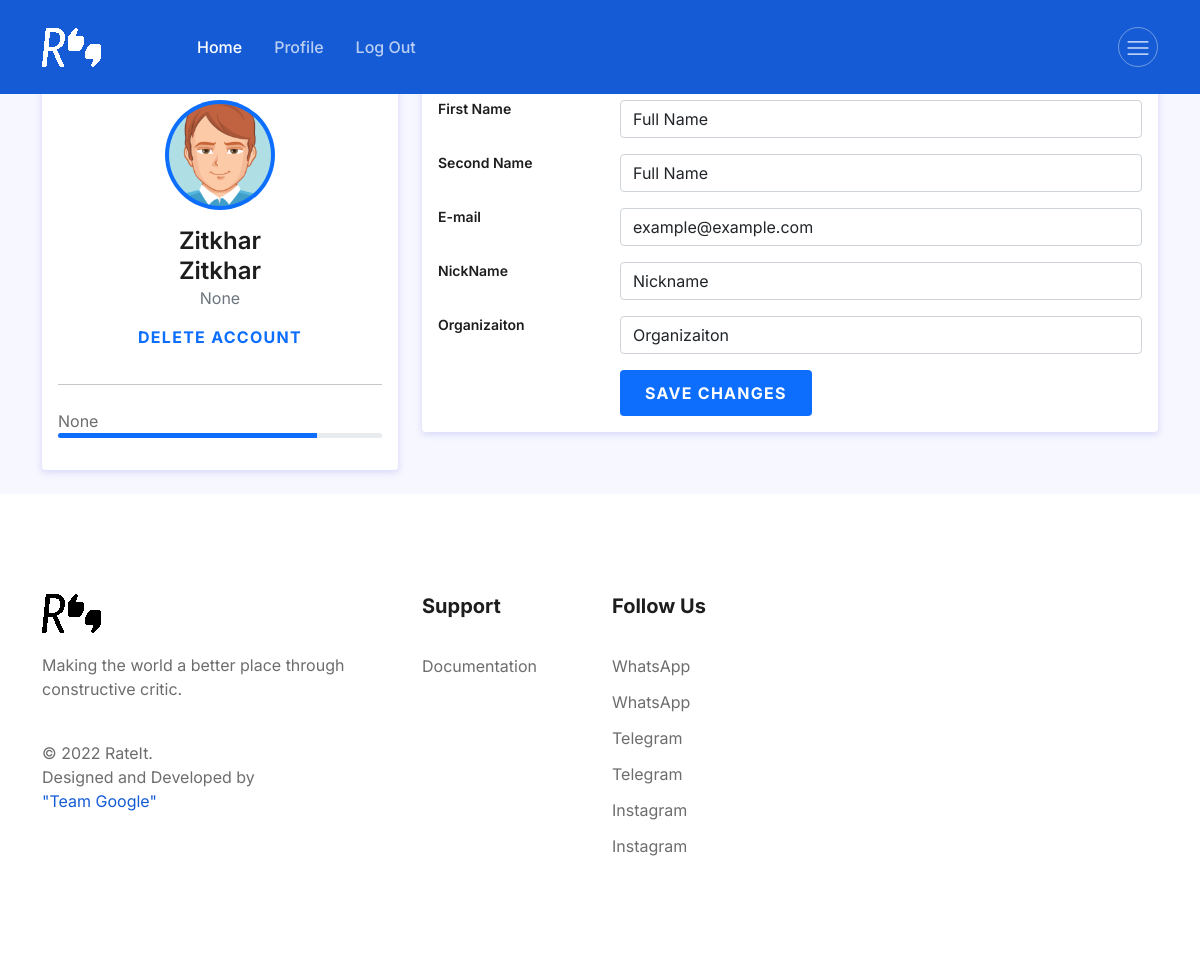
The app's page /edit-profile/Zitkhar/ (signed in) with its own data.
### account/models.py (models this page shows, shortened)
class User(AbstractUser):
    email = models.EmailField('email address', unique=True)
    USERNAME_FIELD = 'email'
    REQUIRED_FIELDS = ["username"]
    first_name = models.CharField(max_length=100, blank=True)
    second_name = models.CharField(max_length=100, blank=True)

class Profile(models.Model):
    profile_category = (
        ('Professor', 'Professor'),
        ('Student', 'Student'),
    )
    user = models.OneToOneField(User, on_delete=models.CASCADE)
    profile_category = models.CharField(max_length=100, choices=profile_category, null=True, default='Student')
    nickname = models.CharField(max_length=100, blank=True)
    organization = models.CharField(max_length=100, blank=True)
    rating = models.IntegerField(blank=True, null=True)
    first_name = models.CharField(max_length=100, blank=True)
    second_name = models.CharField(max_length=100, blank=True)

### account/views.py (the view, shortened to what this page needs)
# urls.py: path('edit-profile/<username>/', views.edit_profile, name='edit_profile'),  # http://127.0.0.1:8000/edit-profile/test777/  where test777 need write username
@login_required
def edit_profile(request, username):
    user = get_object_or_404(User, username=username)
    profile = get_object_or_404(Profile, user=user)
    return render(request, 'edit_profile.html', {'profile': profile, 'user': user})

### account/templates/edit_profile.html (shortened to what this page needs)
{% extends 'base.html' %}
{% load static %}
{% block content %}
    <div class="container">
        <div class="main-body">
            <div class="row">
                <div class="col-lg-4">
                    <div class="card">
                        <div class="card-body">
                            <div class="d-flex flex-column align-items-center text-center">
                                <img src="{% static '/assets/images/pfp/student.png' %}" alt="Student"
                                     class="rounded-circle p-1 bg-primary" width="110">
                                <div class="mt-3">
                                    <h4>{{ user.first_name }}</h4>
                                    <h4>{{ user.second_name }}</h4>
                                    <p class="text-secondary mb-1">{{ profile.profile_category }}</p>
                                    <button class="btn btn-outline-primary">Delete Account</button>
                                </div>
                            </div>
                            <hr class="my-4">
                            <ul class="list-group list-group-flush">
                                <p>{{ profile.rating }}</p>
                                <div class="progress mb-3" style="height: 5px">
                                    <div class="progress-bar bg-primary" role="progressbar" style="width: 80%"
                                         aria-valuenow="80" aria-valuemin="0" aria-valuemax="100"></div>
                                </div>
                            </ul>
                        </div>
                    </div>
                </div>
                <div class="col-lg-8">
                    <div class="card">
                        <form method="post">
                            <div class="card-body">
                                <div class="row mb-3">
                                    <div class="col-sm-3">
                                        <h6 class="mb-0">First Name</h6>
                                    </div>
                                    <div class="col-sm-9 text-secondary">
                                        <input type="text" class="form-control" value="Full Name" name="firstname">
                                    </div>
                                </div>
                                <div class="row mb-3">
                                    <div class="col-sm-3">
                                        <h6 class="mb-0">Second Name</h6>
                                    </div>
                                    <div class="col-sm-9 text-secondary">
                                        <input type="text" class="form-control" value="Full Name" name="secondname">
                                    </div>
                                </div>
                                <div class="row mb-3">
                                    <div class="col-sm-3">
                                        <h6 class="mb-0">E-mail</h6>
                                    </div>
                                    <div class="col-sm-9 text-secondary">
                                        <input type="text" class="form-control" value="example@example.com"
                                               name="email">
                                    </div>
                                </div>
                                <div class="row mb-3">
                                    <div class="col-sm-3">
                                        <h6 class="mb-0">NickName</h6>
                                    </div>
                                    <div class="col-sm-9 text-secondary">
                                        <input type="text" class="form-control" value="Nickname" name="nickname">
                                    </div>
                                </div>
                                <div class="row mb-3">
                                    <div class="col-sm-3">
                                        <h6 class="mb-0">Organizaiton</h6>
                                    </div>
                                    <div class="col-sm-9 text-secondary">
                                        <input type="text" class="form-control" value="Organizaiton"
                                               name="organization">
                                    </div>
                                </div>
                                <div class="row">
                                    <div class="col-sm-3"></div>
                                    <div class="col-sm-9 text-secondary">
                                        <input type="submit" class="btn btn-primary px-4" value="Save Changes"
                                               name="changeset">
                                    </div>
                                </div>
                            </div>
                        </form>
                    </div>
                </div>
            </div>
        </div>
    </div>
{% endblock %}

### account/static/landing.css (style rules this page uses)
:root { --font-family: "Inter", sans-serif; --primary: #155bd5; --primary-dark: #1c3ab6; --primary-light: #e2f1ff; --accent: #00d4d7; --accent-dark: #00bac1; --accent-light: #dff9f8; --success: #13d527; --success-dark: #00ae11; --success-light: #eafbe7; --secondary: #8f15d5; --secondary-dark: #6013c7; --secondary-light: #f4e5fa; --info: #15b2d5; --info-dark: #0f8ca8; --info-light: #e0f5fa; --caution: #dbbb25; --caution-dark: #d58f15; --caution-light: #fbf9e4; --error: #e6185e; --error-dark: #bf1257; --error-light: #fce4eb; --black: #1d1d1d; --dark-1: #2d2d2d; --dark-2: #4d4d4d; --dark-3: #6d6d6d; --gray-1: #8d8d8d; --gray-2: #adadad; --gray-3: #cdcdcd; --gray-4: #e0e0e0; --light-1: #efefef; --light-2: #f5f5f5; --light-3: #fafafa; --white: #ffffff; --gradient-1: linear-gradient(180deg, #155bd5 0%, #1c3ab6 100%); --gradient-2: linear-gradient(180deg, #155bd5 13.02%, #00d4d7 85.42%); --gradient-3: linear-gradient(180deg, #155bd5 0%, #8f15d5 100%); --gradient-4: linear-gradient(180deg, #155bd5 0%, #13d527 100%); --gradient-5: linear-gradient(180deg, #155bd5 0%, #15bbd5 100%); --gradient-6: linear-gradient(180deg, #155bd5 0%, #dbbb25 100%); --gradient-7: linear-gradient(180deg, #155bd5 0%, #e6185e 100%); --gradient-8: linear-gradient(180deg, #1c3ab6 0%, #00bac1 100%); --gradient-9: linear-gradient(180deg, #00d4d7 13.02%, #155bd5 85.42%); --shadow-1: 0px 0px 1px rgba(40, 41, 61, 0.08), 0px 0.5px 2px rgba(96, 97, 112, 0.16); --shadow-2: 0px 0px 1px rgba(40, 41, 61, 0.04), 0px 2px 4px rgba(96, 97, 112, 0.16); --shadow-3: 0px 0px 2px rgba(40, 41, 61, 0.04), 0px 4px 8px rgba(96, 97, 112, 0.16); --shadow-4: 0px 2px 4px rgba(40, 41, 61, 0.04), 0px 8px 16px rgba(96, 97, 112, 0.16); --shadow-5: 0px 2px 8px rgba(40, 41, 61, 0.04), 0px 16px 24px rgba(96, 97, 112, 0.16); --shadow-6: 0px 2px 8px rgba(40, 41, 61, 0.08), 0px 20px 32px rgba(96, 97, 112, 0.24); }
body { font-family: var(--font-family); color: var(--black); font-size: 16px; }
img { max-width: 100%; }
a, button, a:hover, a:focus, input:focus, textarea:focus, button:focus { text-decoration: none; outline: none; }
ul, ol { margin: 0px; padding: 0px; list-style-type: none; }
h1, h2, h3, h4, h5, h6 { font-weight: 600; color: var(--black); margin: 0px; }
h4, .h4 { font-size: 1.5em; line-height: 1.25; }
h6, .h6 { font-size: 0.875em; line-height: 1.25; }
p { font-size: 1em; font-weight: 400; line-height: 1.5; color: var(--dark-3); margin: 0px; }
.btn { font-weight: bold; font-size: 16px; line-height: 20px; text-align: center; letter-spacing: 0.08em; text-transform: uppercase; padding: 12px 24px; border-radius: 4px; border: 1px solid transparent; }

### account/static/search.css (style rules this page uses)
*,*:after,*:before { box-sizing:border-box; -moz-box-sizing:border-box; -webkit-box-sizing:border-box; }

### account/templates/edit_profile.html (style rules this page uses)
body { background: #f7f7ff; margin-top: 7%; }
.card { position: relative; display: flex; flex-direction: column; min-width: 0; word-wrap: break-word; background-color: #fff; background-clip: border-box; border: 0 solid transparent; border-radius: .25rem; margin-bottom: 1.5rem; box-shadow: 0 2px 6px 0 rgb(218 218 253 / 65%), 0 2px 6px 0 rgb(206 206 238 / 54%); }

### records on screen
User: first_name "Zitkhar", second_name "Zitkhar"
Profile: profile_category "None", rating "None"
